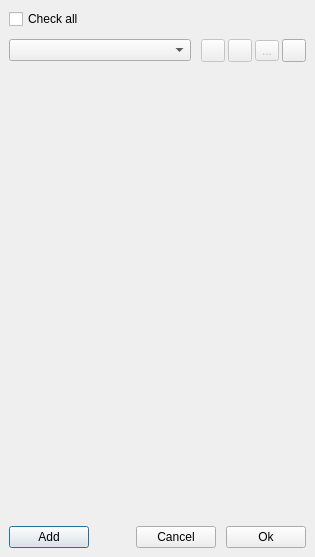
<?xml version="1.0" encoding="UTF-8"?>
<ui version="4.0">
 <class>sourcesWindow</class>
 <widget class="QDialog" name="sourcesWindow">
  <property name="windowModality">
   <enum>Qt::WindowModal</enum>
  </property>
  <property name="geometry">
   <rect>
    <x>0</x>
    <y>0</y>
    <width>315</width>
    <height>557</height>
   </rect>
  </property>
  <property name="sizePolicy">
   <sizepolicy hsizetype="Ignored" vsizetype="Preferred">
    <horstretch>0</horstretch>
    <verstretch>0</verstretch>
   </sizepolicy>
  </property>
  <property name="windowTitle">
   <string>Sources</string>
  </property>
  <property name="windowIcon">
   <iconset resource="../../resources/resources.qrc">
    <normaloff>:/images/icon.ico</normaloff>:/images/icon.ico</iconset>
  </property>
  <layout class="QVBoxLayout" name="verticalLayout_2" stretch="0,0,0,0">
   <property name="spacing">
    <number>10</number>
   </property>
   <property name="leftMargin">
    <number>9</number>
   </property>
   <property name="topMargin">
    <number>9</number>
   </property>
   <property name="rightMargin">
    <number>9</number>
   </property>
   <property name="bottomMargin">
    <number>9</number>
   </property>
   <item>
    <widget class="QCheckBox" name="checkBox">
     <property name="text">
      <string>Check all</string>
     </property>
     <property name="tristate">
      <bool>true</bool>
     </property>
    </widget>
   </item>
   <item>
    <layout class="QHBoxLayout" name="layoutPresets" stretch="1,0">
     <item>
      <widget class="QComboBox" name="comboPresets"/>
     </item>
     <item>
      <layout class="QHBoxLayout" name="layoutPresetsButtons">
       <property name="spacing">
        <number>3</number>
       </property>
       <item>
        <widget class="QToolButton" name="buttonPresetSave">
         <property name="enabled">
          <bool>false</bool>
         </property>
         <property name="text">
          <string notr="true"/>
         </property>
         <property name="icon">
          <iconset resource="../../resources/resources.qrc">
           <normaloff>:/images/icons/save.png</normaloff>:/images/icons/save.png</iconset>
         </property>
        </widget>
       </item>
       <item>
        <widget class="QToolButton" name="buttonPresetEdit">
         <property name="enabled">
          <bool>false</bool>
         </property>
         <property name="text">
          <string notr="true"/>
         </property>
         <property name="icon">
          <iconset resource="../../resources/resources.qrc">
           <normaloff>:/images/icons/edit.png</normaloff>:/images/icons/edit.png</iconset>
         </property>
        </widget>
       </item>
       <item>
        <widget class="QToolButton" name="buttonPresetDelete">
         <property name="enabled">
          <bool>false</bool>
         </property>
         <property name="text">
          <string>...</string>
         </property>
         <property name="icon">
          <iconset resource="../../resources/resources.qrc">
           <normaloff>:/images/icons/remove.png</normaloff>:/images/icons/remove.png</iconset>
         </property>
        </widget>
       </item>
       <item>
        <widget class="QToolButton" name="buttonPresetAdd">
         <property name="text">
          <string notr="true"/>
         </property>
         <property name="icon">
          <iconset resource="../../resources/resources.qrc">
           <normaloff>:/images/icons/add.png</normaloff>:/images/icons/add.png</iconset>
         </property>
        </widget>
       </item>
      </layout>
     </item>
    </layout>
   </item>
   <item>
    <widget class="QScrollArea" name="scrollArea">
     <property name="frameShape">
      <enum>QFrame::NoFrame</enum>
     </property>
     <property name="frameShadow">
      <enum>QFrame::Plain</enum>
     </property>
     <property name="lineWidth">
      <number>0</number>
     </property>
     <property name="widgetResizable">
      <bool>true</bool>
     </property>
     <widget class="QWidget" name="scrollAreaWidgetContents">
      <property name="geometry">
       <rect>
        <x>0</x>
        <y>0</y>
        <width>297</width>
        <height>441</height>
       </rect>
      </property>
      <layout class="QVBoxLayout" name="verticalLayout">
       <property name="leftMargin">
        <number>0</number>
       </property>
       <property name="topMargin">
        <number>0</number>
       </property>
       <property name="rightMargin">
        <number>0</number>
       </property>
       <property name="bottomMargin">
        <number>0</number>
       </property>
       <item>
        <layout class="QGridLayout" name="gridLayout">
         <property name="verticalSpacing">
          <number>0</number>
         </property>
        </layout>
       </item>
      </layout>
     </widget>
    </widget>
   </item>
   <item>
    <layout class="QHBoxLayout" name="horizontalLayout">
     <item>
      <widget class="QPushButton" name="pushButton">
       <property name="text">
        <string>Add</string>
       </property>
      </widget>
     </item>
     <item>
      <spacer name="buttonAdd">
       <property name="orientation">
        <enum>Qt::Horizontal</enum>
       </property>
       <property name="sizeHint" stdset="0">
        <size>
         <width>0</width>
         <height>0</height>
        </size>
       </property>
      </spacer>
     </item>
     <item>
      <widget class="QPushButton" name="buttonCancel">
       <property name="text">
        <string>Cancel</string>
       </property>
      </widget>
     </item>
     <item>
      <widget class="QPushButton" name="buttonOk">
       <property name="text">
        <string>Ok</string>
       </property>
      </widget>
     </item>
    </layout>
   </item>
  </layout>
 </widget>
 <tabstops>
  <tabstop>checkBox</tabstop>
  <tabstop>buttonCancel</tabstop>
  <tabstop>buttonOk</tabstop>
 </tabstops>
 <resources>
  <include location="../../resources/resources.qrc"/>
 </resources>
 <connections>
  <connection>
   <sender>buttonCancel</sender>
   <signal>clicked()</signal>
   <receiver>sourcesWindow</receiver>
   <slot>reject()</slot>
   <hints>
    <hint type="sourcelabel">
     <x>223</x>
     <y>546</y>
    </hint>
    <hint type="destinationlabel">
     <x>130</x>
     <y>375</y>
    </hint>
   </hints>
  </connection>
  <connection>
   <sender>buttonOk</sender>
   <signal>clicked()</signal>
   <receiver>sourcesWindow</receiver>
   <slot>valid()</slot>
   <hints>
    <hint type="sourcelabel">
     <x>304</x>
     <y>546</y>
    </hint>
    <hint type="destinationlabel">
     <x>217</x>
     <y>373</y>
    </hint>
   </hints>
  </connection>
  <connection>
   <sender>pushButton</sender>
   <signal>clicked()</signal>
   <receiver>sourcesWindow</receiver>
   <slot>addSite()</slot>
   <hints>
    <hint type="sourcelabel">
     <x>44</x>
     <y>546</y>
    </hint>
    <hint type="destinationlabel">
     <x>50</x>
     <y>375</y>
    </hint>
   </hints>
  </connection>
  <connection>
   <sender>comboPresets</sender>
   <signal>currentTextChanged(QString)</signal>
   <receiver>sourcesWindow</receiver>
   <slot>selectPreset(QString)</slot>
   <hints>
    <hint type="sourcelabel">
     <x>34</x>
     <y>45</y>
    </hint>
    <hint type="destinationlabel">
     <x>5</x>
     <y>50</y>
    </hint>
   </hints>
  </connection>
  <connection>
   <sender>buttonPresetSave</sender>
   <signal>clicked()</signal>
   <receiver>sourcesWindow</receiver>
   <slot>savePreset()</slot>
   <hints>
    <hint type="sourcelabel">
     <x>211</x>
     <y>52</y>
    </hint>
    <hint type="destinationlabel">
     <x>151</x>
     <y>65</y>
    </hint>
   </hints>
  </connection>
  <connection>
   <sender>buttonPresetEdit</sender>
   <signal>clicked()</signal>
   <receiver>sourcesWindow</receiver>
   <slot>editPreset()</slot>
   <hints>
    <hint type="sourcelabel">
     <x>229</x>
     <y>53</y>
    </hint>
    <hint type="destinationlabel">
     <x>190</x>
     <y>84</y>
    </hint>
   </hints>
  </connection>
  <connection>
   <sender>buttonPresetDelete</sender>
   <signal>clicked()</signal>
   <receiver>sourcesWindow</receiver>
   <slot>deletePreset()</slot>
   <hints>
    <hint type="sourcelabel">
     <x>261</x>
     <y>45</y>
    </hint>
    <hint type="destinationlabel">
     <x>227</x>
     <y>68</y>
    </hint>
   </hints>
  </connection>
  <connection>
   <sender>buttonPresetAdd</sender>
   <signal>clicked()</signal>
   <receiver>sourcesWindow</receiver>
   <slot>addPreset()</slot>
   <hints>
    <hint type="sourcelabel">
     <x>289</x>
     <y>52</y>
    </hint>
    <hint type="destinationlabel">
     <x>288</x>
     <y>68</y>
    </hint>
   </hints>
  </connection>
 </connections>
 <slots>
  <slot>valid()</slot>
  <slot>checkAll(int)</slot>
  <slot>addSite()</slot>
  <slot>selectPreset(QString)</slot>
  <slot>addPreset()</slot>
  <slot>deletePreset()</slot>
  <slot>editPreset()</slot>
  <slot>savePreset()</slot>
 </slots>
</ui>
